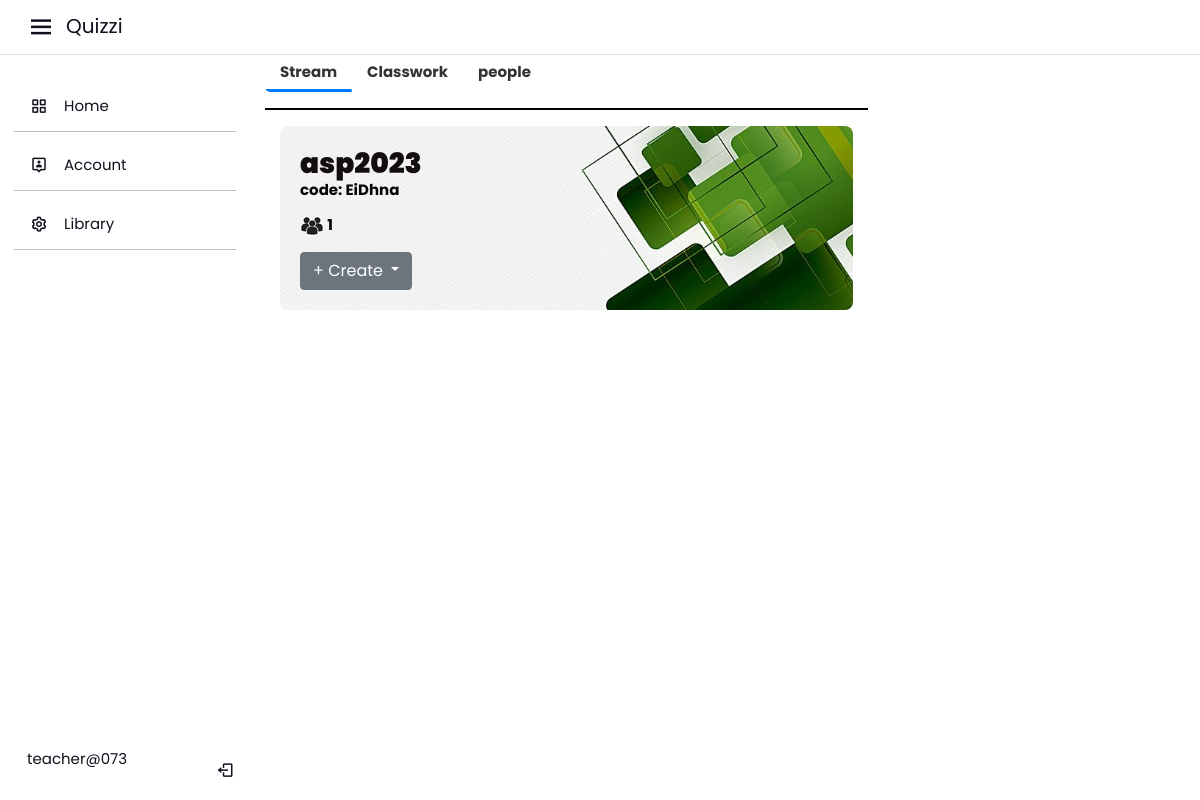
Page /_class/1 (signed in) on the committed database.
### quiz/models.py (models this page shows, shortened)
class User(db.Model, UserMixin):
    id = db.Column(db.Integer, primary_key=True)
    username = db.Column(db.String(20), unique=True, nullable=False)
    email = db.Column(db.String(120), unique=True, nullable=False)
    password = db.Column(db.String(60), nullable=False)
    role = db.Column(db.String(7), nullable=False)
    classes_enrolled = db.relationship('Class', backref='students', lazy='dynamic', cascade="all, delete-orphan")
    quizzes = db.relationship('Quiz', backref='user', lazy=True, cascade="all, delete-orphan")
    assignments = db.relationship('Assignment', backref='user', lazy=True, cascade="all, delete-orphan")

class Class(db.Model):
    id = db.Column(db.Integer, primary_key=True)
    username = db.Column(db.String(20), nullable=False)
    class_name = db.Column(db.String(100), nullable=False)
    class_code = db.Column(db.String(6), nullable=False, unique=True)
    creator_id = db.Column(db.Integer, nullable=False)
    user_id = db.Column(db.Integer, db.ForeignKey('user.id'), nullable=False)
    created_at = db.Column(db.DateTime, default=datetime.utcnow)
    assignments = db.relationship('Assignment', backref='class', lazy=True, cascade="all, delete-orphan")
    quizzes = db.relationship('Quiz', backref='class', lazy=True, cascade="all, delete-orphan")

### quiz/Class/routes.py (the view)
@app.route('/_class/<int:classid>')
def class_info(classid):
    classinfo = Class.query.get_or_404(classid)
    session['current_classid'] = classinfo.id
    user = User.query.filter_by(username=classinfo.username).first()
    assignments = Assignment.query.filter_by(class_id=classinfo.id).all()
    userassigns = user.assignments
    quizzes = classinfo.quizzes
    participants = len(ClassStudent.query.filter_by(class_id=classid).all())
    session['participants'] = participants
    people = get_people(classid)
    if classinfo:
        return render_template('classinfo.html',classinfo=classinfo, current_user=current_user,
                                assignments=assignments,userassigns=userassigns,quizzes=quizzes, participants=participants,  people=people)

### quiz/models.py (called while the page is built)
@login_manager.user_loader
def load_user(user_id):
    return User.query.get(int(user_id))

### quiz/utils.py (called while the page is built)
def get_people(classid):
    people = []
    classpeople = ClassStudent.query.filter_by(class_id=classid).all()
    for p in classpeople:
        data = User.query.get_or_404(p.user_id)
        people.append(data)
    return people

### quiz/templates/classinfo.html (shortened to what this page needs)
{% extends "layout.html" %}
{% block content %}
<div class="classinfoo">
<div  >
    <div class="class-info-container">
        <div class="mini-navbar">
          <a href="#" class="class-nav tab1" >Stream</a>
          <a href="#" class="class-nav tab3">Classwork</a>
          <a href="#" class="class-nav tab2">people</a>
        </div><hr>
        <div class="class-content tab-content tab1">
            {% if classinfo.creator_id == current_user.id %}
            <div class="bg">
                <div class="container" >
               <div id="classinfo">
                <h2><b>{{ classinfo.class_name }}</b></h2>
                <p> code: {{ classinfo.class_code }}</p>
                <p><img src="{{url_for('static', filename='participants.png')}}" style="border-radius: 30px;"> {{ participants}}</p>
                <div class="dropdown">
                    <button class="btn btn-secondary dropdown-toggle" type="button" id="dropdownMenuButton" data-toggle="dropdown" aria-haspopup="true" aria-expanded="false">
                        + Create
                    </button>
            </div>
                </div>
                </div>
                </div>
                    {% endif %}
            </div>
        </div>
    </div>
</div>
{% endblock %}

### quiz/templates/layout.html (shortened to what this page needs)
<!DOCTYPE html>
<html lang="en">
<head>
   <link rel='stylesheet' href='https://unpkg.com/boxicons@2.1.4/css/boxicons.min.css'>
   <link rel="stylesheet" href="https://cdn.jsdelivr.net/npm/bootstrap@4.3.1/dist/css/bootstrap.min.css">
   <link rel="stylesheet" type="text/css" href="{{ url_for('static', filename='style.css')}}">
   <link rel="stylesheet" type="text/css" href="{{ url_for('static', filename='style2.css')}}">
</head>
<body>
  <nav class="navbar navbar-expand-lg navbar-light custom-light" id="navbar">
    {% if current_user.is_authenticated %}
    <i class='bx bx-menu' id="btn" style="font-size: 30px; padding: 10px; color: #11101d;"></i>
    <div class="logo_name"><a  href="{{url_for('home')}}" style=" font-size: 20px; color: #11101d;">Quizzi</a></div>
        <div class="collapse navbar-collapse" id="navbarSupportedContent">
          <ul class="navbar-nav mr-auto">
            <li >
              </li>
        </nav>
<div class="sidebar open">
  <ul class="nav-list">
    <li>
      <a href="{{ url_for('home') }}">
        <i class='bx bx-grid-alt'></i>
        <span class="links_name">Home</span>
    </a>
    </li>
    <li>
      <a href="{{ url_for('account') }}">
        <i class='bx bx-user-pin'></i>
        <span class="links_name">Account</span>
      </a>
    </li>
    <li>
      <a href="{{url_for('library')}}">
        <i class='bx bx-cog'></i>
        <span class="links_name">Library</span>
      </a>
    </li>
    <li class="profile">
      <div class="profile-details">
        <div class="name_job">
          <div class="name">{{ current_user.username}}</div>
        </div>
      </div>
      <a  href="{{ url_for('logout') }}"><i class='bx bx-log-out' id="log_out"></i></a>
    </li>
  </ul>
</div>
            {% else %}
    <div class="logo_name"><a  href="{{url_for('login')}}">Quizzi</a></div>
    </div>
          </ul>
</nav>
{% endif %}
<section class="home-section">
  <div class="space"></div>
  <main role="main" id="layout" class="container" style="max-width: 100%;">
    <div class="row">
      <div class="col-md-8">
        {% block content %}{% endblock %}
        </div>
        </div>
        </main>
</section>
</body>
</html>

### quiz/static/style.css (style rules this page uses)
* { box-sizing: border-box; font-family: "Poppins", sans-serif; }
hr { color: black; height: 1px; background: black; }
#classinfo { border-radius: 8px; max-width: 100%; padding: 20px; background-image: url(classbg.jpg); background-size: cover; }
.mini-navbar { display: flex; border-radius: 5px; overflow: hidden; max-height: 100%; margin-top: 3px; }
.mini-navbar a { padding: 10px 15px; text-decoration: none; color: #333; font-weight: bold; transition: background-color 0.3s; }
.class-nav { text-decoration: none; padding: 10px 20px; color: #333; transition: border-color 0.3s ease-in-out, color 0.3s ease-in-out; position: relative; background-color:#fff; }
.class-nav.active::after { content: ''; display: block; height: 3px; background-color: #007BFF; position: absolute; bottom: 0; left: 0; right: 0; border-radius: 3px; }
h2 { font-size: 24px; }
.navbar { background-color: #f8f5f5; }
#navbar { background-color: #ffffff; color: white; }
h1, h2, h3, h4, h5, h6 { color: #130d0d; line-height: 1.25; font-size: 28px; font-weight: bold; margin: 0; }
p { color: #070505; }
body { background-color: #fff; padding: 0; margin-top: 20px; }

### quiz/static/style2.css (style rules this page uses)
* { margin: 0; padding: 0; box-sizing: border-box; font-family: "Poppins", sans-serif; }
.sidebar { position: fixed; left: 0; top: 0; height: 100%; width: 78px; background: #fff; padding: 6px 14px; z-index: 99; transition: all 0.5s ease; }
.sidebar.open { width: 250px; }
.sidebar i { color:#11101d; height: 60px; min-width: 50px; font-size: 28px; text-align: center; line-height: 60px; }
.sidebar .nav-list { margin-top: 20px; height: 100%; }
.sidebar li { position: relative; margin: 8px 0; list-style: none; border-bottom: 1px solid rgb(192, 191, 191); }
.sidebar li:last-child { border-bottom: none; }
.sidebar li a { color: #11101d; display: flex; height: 100%; width: 100%; border-radius: 12px; align-items: center; text-decoration: none; transition: all 0.4s ease; background: #fff; }
.sidebar li a .links_name { color:#11101d; font-size: 15px; font-weight: 400; white-space: nowrap; opacity: 0; pointer-events: none; transition: 0.4s; }
.sidebar.open li a .links_name { opacity: 1; pointer-events: auto; }
.sidebar li i { height: 50px; line-height: 50px; font-size: 18px; border-radius: 12px; }
.sidebar li.profile { position: fixed; height: 60px; width: 78px; left: 0; bottom: -8px; padding: 10px 14px; background: #fff; transition: all 0.5s ease; overflow: hidden; }
.sidebar.open li.profile { width: 250px; }
.sidebar li .profile-details { display: flex; align-items: center; flex-wrap: nowrap; }
.sidebar li.profile .name, .sidebar li.profile .job { font-size: 15px; font-weight: 400; padding-left: 13px; color:#11101d; white-space: nowrap; }
.sidebar .profile #log_out { position: absolute; top: 50%; right: 0; transform: translateY(-50%); background: #ffffff; height: 60px; line-height: 60px; border-radius: 0px; transition: all 0.5s ease; }
.sidebar.open .profile #log_out { width: 50px; background: none; }
.home-section { position: relative; min-height: 100vh; top: 0; left: 78px; width: calc(100% - 78px); transition: all 0.5s ease; }
.sidebar.open ~ .home-section { left: 250px; width: calc(100% - 250px); }

### quiz/templates/layout.html (style rules this page uses)
body { color: #2b3a47; line-height: 1.25; font-size: 15px; font-weight: bold; margin: 0; }
.navbar { background:#ffffff; color: white ; height: 55px; -webkit-font-smoothing: antialiased; text-size-adjust: 100%; font-weight: 400; -webkit-tap-highlight-color: transparent; border-bottom: 0.0625rem solid #e0e0e0; line-height: 1.7em; position: fixed; top: 0; width: 100%; z-index: 986; }
.sidebar { margin-top: 55px; }
.space { height: 50px; background: transparent; width: 20px; }
hr { color:aliceblue }
a { color: #11101d; }

### rows in the picture
User: username "teacher@073"
Class: class_name "asp2023", class_code "EiDhna"

### other values in the picture
{{ participants }} "1"
